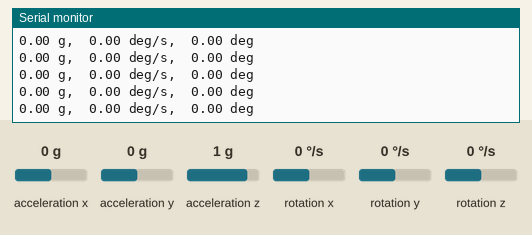
Simulated run of this sketch. Board: Arduino Uno, built with avr-gcc and run on an emulated ATmega328P. Parts: the last lines printed to the serial monitor. Wiring (inferred from the names in the program): MPU-6050 motion sensor at I2C address 0x68. The inputs (shaded band) are chosen by the test bench; at power-on: rotation x 0 °/s, acceleration x 0 g, acceleration y 0 g, acceleration z 1 g, rotation y 0 °/s, rotation z 0 °/s.

Above: at 1.2 s.
1.3 s: rotation x set to -100 °/s
At 2.0 s:
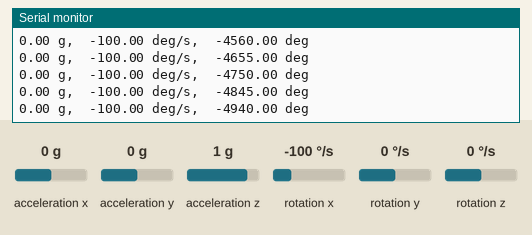
4.3 s: acceleration x set to -1.4 g
At 5.4 s:
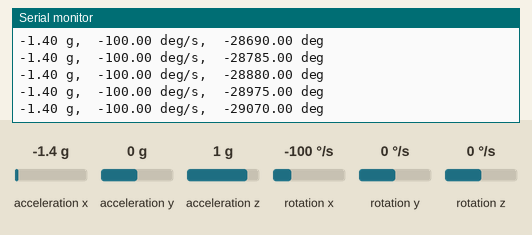
5.8 s: rotation x set to 0 °/s
At 6.8 s:
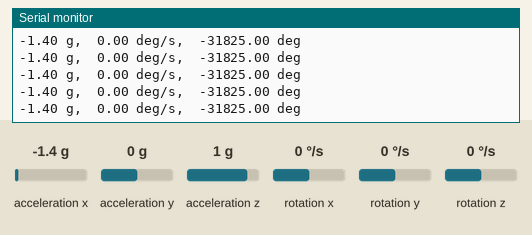
Timing chart, 0 to 8.8 s (numbered marks = the images above; inputs shaded):
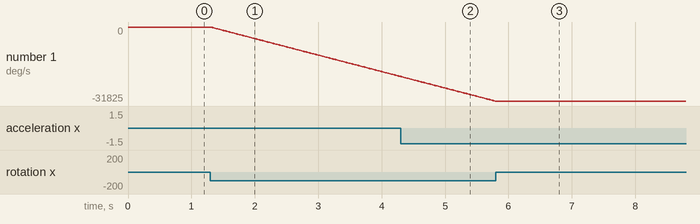

Measured:
- after the input at 1.3 s, the serial monitor: prints a new line at once (image 1)
- plotted number 1: 0 → -21280 after the input at 1.3 s

The sketch:

souho_filter.ino
```cpp
#include <Wire.h>
#define MS 10

void setup() {
  // omajinai begin
  Serial.begin(115200); //シリアル通信のデータ転送レートを設定しポート開放
  Serial.println("--- Started ---");

  Wire.begin();         //I2C通信開始
  // センサ開始動作
  Wire.beginTransmission(0x68); //アドレス0x68指定でMPU-6050を選択、送信処理開始
  Wire.write(0x6B);             //MPU6050_PWR_MGMT_1レジスタのアドレス指定
  Wire.write(0x00);             //0を書き込むことでセンサ動作開始
  Wire.endTransmission();       //スレーブデバイスに対する送信を完了
  // omajinai end
}

float deg = 0, preDeg = 0;

int i = 0;

void loop() {

  // omajinai begin
  // スタートアドレスの設定とデータの要求処理
  Wire.beginTransmission(0x68);     //アドレス0x68指定でMPU-6050を選択、送信処理開始
  Wire.write(0x3B);                 //ACCEL_XOUT_Hレジスタのアドレス指定
  Wire.endTransmission(false);      //false設定で接続維持
  Wire.requestFrom(0x68, 14, true); //MPU-6050に対して14byte分データを要求、I2Cバス開放

  int16_t ax, ay, az, gx, gy, gz, Temp; //符号付き整数を格納する16ビットの変数型の設定

  //シフト演算と論理和で16bitのデータを変数に格納
  //ax～gzまで、16bit(2byte) × 7 = 14byte
  ax = Wire.read() << 8 | Wire.read();    //x軸の加速度の読み取り 16bit
  ay = Wire.read() << 8 | Wire.read();    //y軸の加速度の読み取り 16bit
  az = Wire.read() << 8 | Wire.read();    //z軸の加速度の読み取り 16bit
  Temp  = Wire.read() << 8 | Wire.read(); //温度の読み取り 16bit
  gx = Wire.read() << 8 | Wire.read();    //x軸の角速度の読み取り 16bit
  gy = Wire.read() << 8 | Wire.read();    //y軸の角速度の読み取り 16bit
  gz = Wire.read() << 8 | Wire.read();    //z軸の角速度の読み取り 16bit
  // omajinai end

  preDeg = deg;
  deg = 0.95 * (preDeg + (gx / 131.0)) + 0.05 * deg;

  //データの表示 1LSBの値はデータシートに記載
  //AFS_SEL設定 = 0, ±2g, 16384LSB/g
  //FS_SEL設定  = 0, ±250deg/s, 131LSB/deg/s
  Serial.print(ax/16384.0); Serial.print(" g,  ");     //1LSBを加速度(G)に換算してシリアルモニタに表示
  // Serial.print(ay/16384.0); Serial.print(" g,  ");     //1LSBを加速度(G)に換算してシリアルモニタに表示
  //Serial.print(az/16384.0); Serial.print(" g,  ");     //1LSBを加速度(G)に換算してシリアルモニタに表示
  Serial.print(gx/131.0); Serial.print(" deg/s,  ");   //1LSBを角速度(deg/s)に換算してシリアルモニタに表示
  //Serial.print(gy/131.0); Serial.print(" deg/s,  ");   //1LSBを角速度(deg/s)に換算してシリアルモニタに表示
  //Serial.print(gz/131.0); Serial.println(" deg/s,  "); //1LSBを角速度(deg/s)に換算してシリアルモニタに表示
  Serial.print(deg); Serial.println(" deg"); //1LSBを角速度(deg/s)に換算してシリアルモニタに表示
  // Serial.print(gx_bias); Serial.println(""); //1LSBを角速度(deg/s)に換算してシリアルモニタに表示
  //Serial.print(Temp/340.00+36.53); Serial.println(" deg.");    //温度換算シリアルモニタに表示

  delay(MS);
  i++;
}
```
